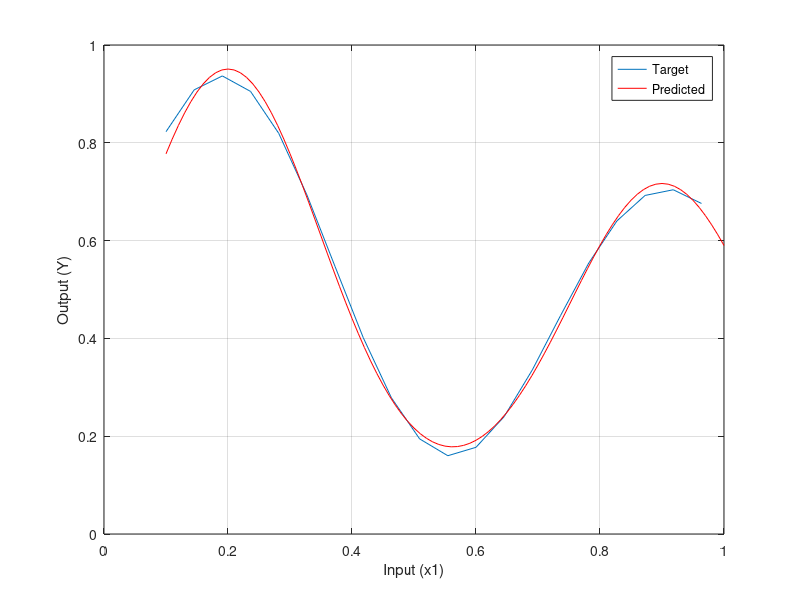

Source code (MATLAB):
clc
clear all
close all
x = 0.1: 1/22 : 1;
y = ((1 + 0.6*sin(2*pi*x/0.7)) + 0.3*sin(2*pi*x))/2;
figure(1)
plot(x,y)
grid("on")

%aprasomi svoriai
w1 = randn(1);
w2 = randn(1);
b = randn(1);

%Pasirenkam Gauso f-jos parametrus pagal pradines f-jos grafika
c1 = 0.2;
c2 = 0.9;
r1 = 0.15;
r2 = 0.15;

%parenkame mokymo zingsni
eta = 0.1;
Y = zeros(1,length(x)); %cia laikysime nuspejamu tasku reiksmes

% Mokymas
for j = 1:10000
    %Mokyma atliekam kiekvienam duomenu taskui
    for n = 1:length(x)
        %Pasleptasis sluoksnis pakeistas dviem Gauso aktyvavimo f-jom
        F1 = exp(-((x(n)-c1)^2)/(2*(r1^2)));
        F2 = exp(-((x(n)-c2)^2)/(2*(r2^2)));
        % Final tinklo tiesine aktyvavimo f-ja
        Y(n) = F1*w1+F2*w2+b;
        % Apskaičiuojama klaida
        e = y(n) - Y(n);
        % Atnaujinami svoriai
        w1 = w1+eta*e*F1;
        w2 = w2+eta*e*F2;
        b = b+eta*e;
    end
end
 % hold on
 % plot(x,Y)
 % hold off
 % legend('Target','Predicted')


%testavimas
x1 = 0.1: 1/100 : 1;
Y_test = zeros(1, length(x1));

for i = 1:length(x1)
   F1_test = exp(-((x1(i)-c1)^2)/(2*(r1^2)));
   F2_test = exp(-((x1(i)-c2)^2)/(2*(r2^2)));
   Y_test(i) = F1_test*w1+F2_test*w2+b;
end

hold on
plot(x1,Y_test, 'r-')
hold off
xlabel('Input (x1)');
ylabel('Output (Y)');
legend('Target','Predicted')